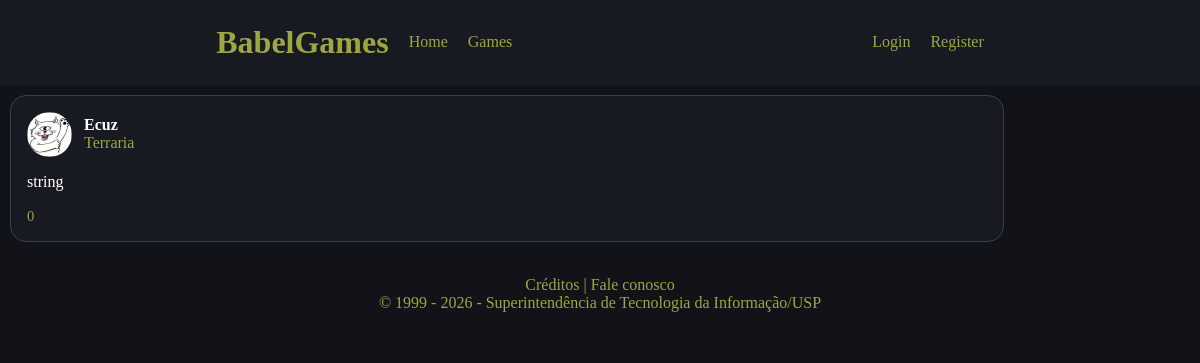
/reviews/1, run on the app's committed database.
### models.py (models this page shows, shortened)
class User(Base):
    __tablename__ = "users"
    id: Mapped[int] = mapped_column(Integer, primary_key=True, index=True)
    username: Mapped[str] = mapped_column(String(50), unique=True, nullable=False)
    email: Mapped[str] = mapped_column(String(120), unique=True, nullable=False)
    bio: Mapped[str] = mapped_column(
        String(400),
        nullable=True,
        default="Hi! I'm new here!"
    )
    image_file: Mapped[str | None] = mapped_column(
        String(200),
        nullable=True,
        default=None,
    )
    reviews: Mapped[list[Review]] = relationship(back_populates="user")

class Game(Base):
    __tablename__ = "games"
    id: Mapped[int] = mapped_column(Integer, primary_key=True, index=True)
    title: Mapped[str] = mapped_column(String(50), unique=True, nullable=False)
    bio: Mapped[str] = mapped_column(
        String(400),
        nullable=True,
        default="One of the games of all time"
    )
    image_file: Mapped[str | None] = mapped_column(
        String(200),
        nullable=True,
        default=None,
    )
    reviews: Mapped[list[Review]] = relationship(back_populates="game")

class Review(Base):
    __tablename__ = "reviews"
    id: Mapped[int] = mapped_column(Integer, primary_key=True, index=True)
    text: Mapped[str] = mapped_column(Text, nullable=False)
    score: Mapped[int] = mapped_column(Integer, nullable=False)
    game_id: Mapped[int] = mapped_column(
        ForeignKey("games.id"),
        nullable=False,
        index=True,
    )
    user_id: Mapped[int] = mapped_column(
        ForeignKey("users.id"),
        nullable=False,
        index=True,
    )
    date_posted: Mapped[datetime] = mapped_column(
        DateTime(timezone=True),
        default=lambda: datetime.now(UTC),
    )
    game: Mapped[Game] = relationship(back_populates="reviews")
    user: Mapped[User] = relationship(back_populates="reviews")

### main.py (the view)
@app.get(
    "/reviews/{review_id}",
    include_in_schema=False,
    name="reviews_id"
)
def review(review_id : int, request: Request, db: Annotated[Session, Depends(get_db)]):
    result = db.execute(select(models.Review).where(models.Review.id == review_id))
    review = result.scalars().first()
    if review:
        return templates.TemplateResponse(
            request,
            "review.html",
            {"review": review, "title": "Review"},
        )
    raise HTTPException(
            status_code=status.HTTP_404_NOT_FOUND,
            detail="Review not found"
        )

### templates/review.html
{% extends "layout.html" %}
{% block content %}
        {% include "review_layout.html" %}
{% endblock content %}

### templates/review_layout.html
<div class="post-card" onclick="window.location='/reviews/{{review.id}}'">
    <div class="post-header">
        <img class="user-icon" src="{{review.user.image_path}}" alt="icon">
        <div class="post-user-info">
            <a href="/users/{{review.user.id}}" style="color: white;" class="username">{{review.user.username}}</a>
            <a href="/games/{{review.game.id}}" style="color: #9da742;" class="game">{{review.game.title}}</a>
        </div>
    </div>
    <div class="post-body">
        <p style="color: white;">{{review.text}}</p>
    </div>
    <span class="game-name">{{review.score}}</span>
</div>

### static/css/main.css (style rules this page uses)
a { color: #9da742; text-decoration: none; }
body { background-color: rgb(18, 19, 24); margin: 0; padding: 0; }
.post-card { background-color: rgb(24, 26, 33); border: 1px solid #3a3f4b; border-radius: 16px; width: 80%; padding: 16px; transition: 0.2s; }
.post-header { display: flex; align-items: center; gap: 12px; margin-bottom: 10px; }
.user-icon { width: 45px; height: 45px; border-radius: 50%; object-fit: cover; }
.post-user-info { display: flex; flex-direction: column; }
.username { color: #e6e6e6; font-weight: bold; }
.game-name { color: #9da742; font-size: 0.9rem; }

### data on the page
User: user.username "Ecuz"
Game: game "Terraria"
Review: text "string", score "0"
